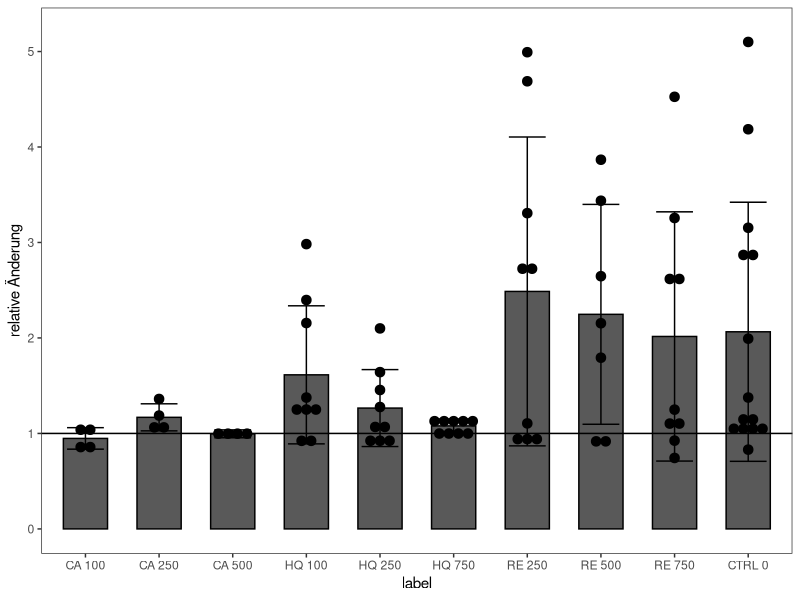
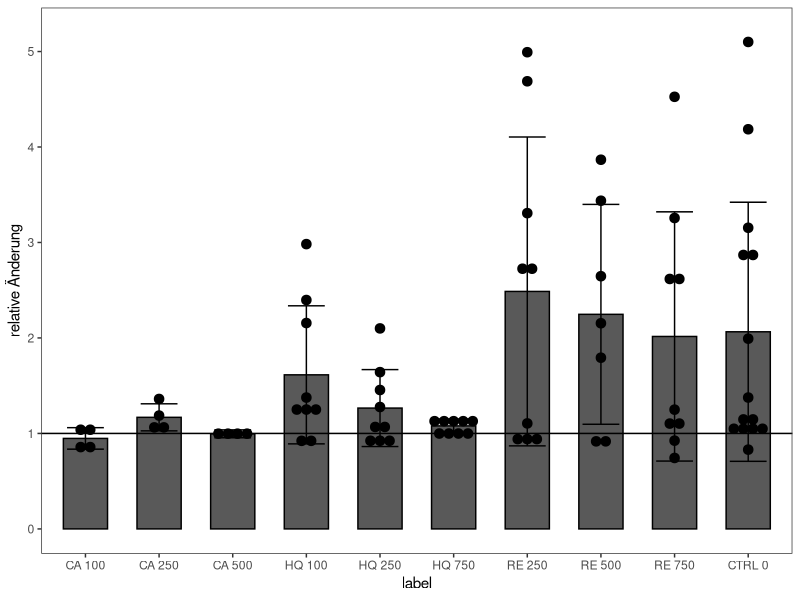

Here is the R script that generated these plots, in order:
## ---- chunk 1
library(tidyverse)
library(multcompView)
## ---- chunk 2
NORMALIZE <- FALSE
raw.data <- read_csv("experiment_data_lt.csv")

data <- raw.data %>% 
  select(substance, replicate, l0, l7, l14, substance_conc) %>%
  mutate(label = paste(substance, substance_conc)) %>%
  mutate(ratio = l14/l0) %>%
  filter((!is.na(l0)) & (!is.na(l7)) & (!is.na(l14)))
if(NORMALIZE == TRUE){
  first <- TRUE
  for (b in unique(data$replicate)) {
    normalize.value <- mean((data %>% filter(substance == "CTRL", replicate == b))$ratio)
    batch.normalized <- data %>%
        filter(replicate == b) %>%
        mutate(ratio = ratio/normalize.value) %>%
        mutate(label = paste(substance, substance_conc))
    if (first == TRUE){
      data.normalized <- batch.normalized
      first <- FALSE
    } else {
      data.normalized <- bind_rows(data.normalized, batch.normalized)
    }
  }
} else {
  data.normalized <- data
}
data.normalized <- data.normalized %>%
  mutate(replicate_str = paste("B", replicate))

data.grouped <- data.normalized %>%
  group_by(substance, substance_conc) %>%
  summarise(mean = mean(ratio), sd = sd(ratio), .groups = "drop") %>%
  mutate(label = paste(substance, substance_conc))
data.grouped$label <- factor(data.grouped$label, levels = c("CA 100", "CA 250", "CA 500", "HQ 100", "HQ 250", "HQ 750", "RE 250", "RE 500", "RE 750", "CTRL 0"))
## ---- chunk 3
p <- data.grouped %>%
  ggplot(mapping = aes(x = label, 
                       y = mean,
                       ymin = mean - sd,
                       ymax = mean + sd)) +
  theme_bw() +
  theme(panel.grid.major = element_blank(), 
        panel.grid.minor = element_blank()) +
  scale_y_continuous(limits = c(0, 5.2)) + 
  geom_col(col = "black", width = .6) +
  geom_errorbar(size = .5,
                width = .5,
                col = "black") +
  geom_dotplot(binaxis = "y",
               data = data.normalized,
               mapping = aes(x = label, y = ratio),
               inherit.aes = FALSE,
               binwidth = 0.1,
               stackdir = "center") +
  geom_abline(slope = 0, intercept =1)+
  labs(y = "relative Änderung")
ggsave("prelim2.eps", device = "eps")
p
## ---- chunk 4
data.stat <- data.normalized
anova <- aov(ratio ~ label, data = data.stat)
tukey <- TukeyHSD(anova)
letters <- multcompLetters4(anova, tukey)
